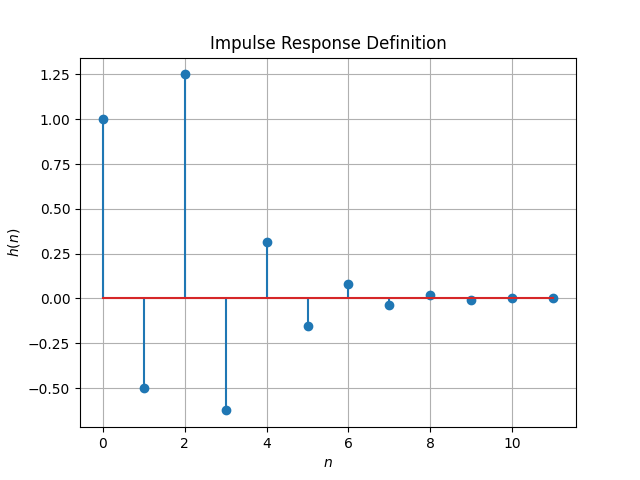

Recreate this plot in Python.
import numpy as np
import matplotlib.pyplot as plt

k = 12
h = np.zeros(k)
h[0] = 1
h[1] = -0.5*h[0]
h[2] = -0.5*h[1] + 1

for n in range(3,k-1):
		h[n] = -0.5*h[n-1]

#subplots
plt.stem(range(0,k),h)
plt.title('Impulse Response Definition')
plt.xlabel('$n$')
plt.ylabel('$h(n)$')
plt.grid()# minor

plt.savefig('hndef.png')
